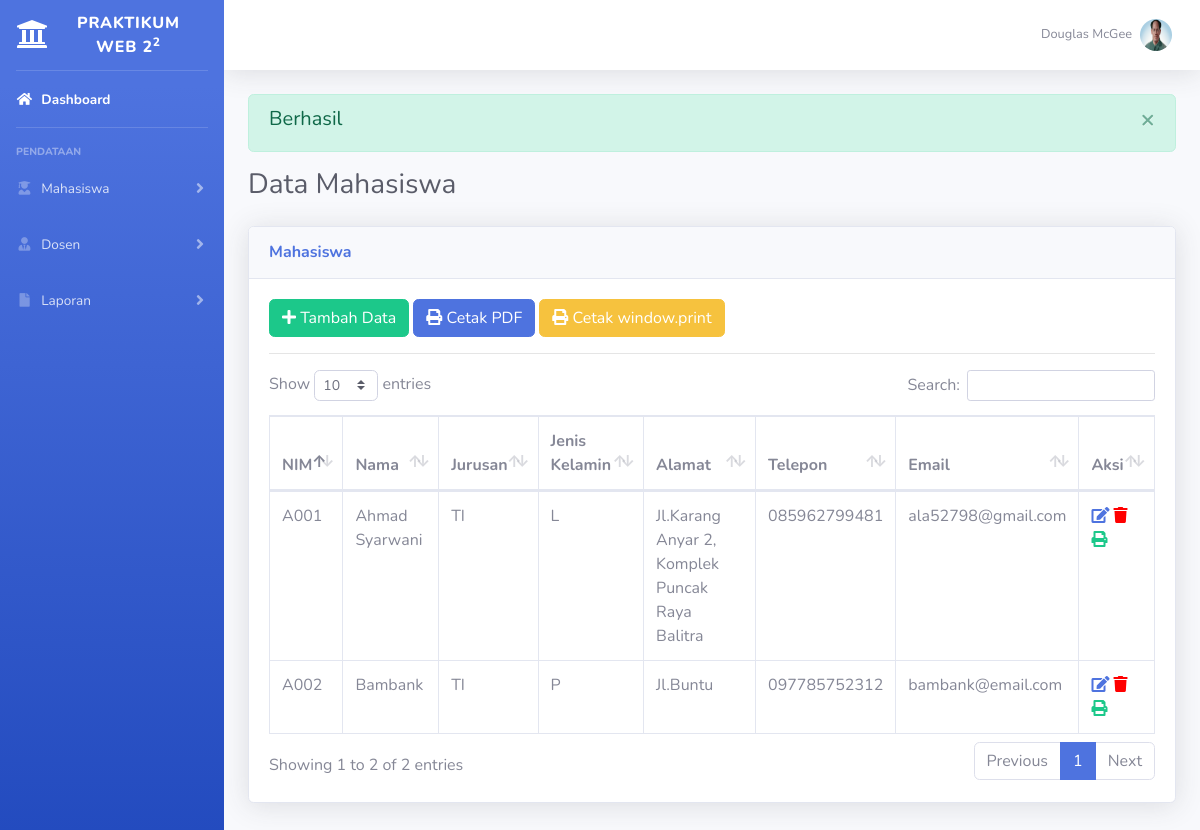
The app's page /?page=mahasiswa-read (signed in) with its own data.
### tables this page shows
CREATE TABLE `tb_mahasiswa` (
  `id` int(11) NOT NULL,
  `nim` varchar(10) NOT NULL,
  `nama` varchar(50) NOT NULL,
  `jurusan` varchar(2) NOT NULL,
  `jenis_kelamin` enum('L','P') NOT NULL,
  `alamat` text NOT NULL,
  `telepon` varchar(15) NOT NULL,
  `email` varchar(100) NOT NULL
);

### partials/pages/mahasiswa/mahasiswaRead.php (the view, shortened to what this page needs)
<?php
    if (isset($_SESSION['hasil'])) {
        if ($_SESSION['hasil']) {
?>
    <div class="alert alert-success alert-dismissible fade show" role="alert">
        <h5>Berhasil</h5>
        <button type="button" class="close" data-dismiss="alert" aria-label="Close">
            <span aria-hidden="true">&times;</span>
        </button>
    </div>
<?php
    }
    }
?>
    <div class="d-sm-flex align-items-center justify-content-between mb-4">
        <h1 class="h3 mb-0 text-gray-800">Data Mahasiswa</h1>
    </div>
        <div class="row">
                <div class="col-lg-12 mb-4">
                    <div class="card shadow mb-4">
                        <div class="card-header py-3">
                            <h6 class="m-0 font-weight-bold text-primary">Mahasiswa</h6>
                        </div>
                        <div class="card-body">
                            <a href="?page=mahasiswa-add" class="btn btn-success">
                                <i class="fas fa-plus"></i>
                                Tambah Data
                            </a>
                            <a href="partials/pages/cetak/cetakFpdfMahasiswa.php" class="btn btn-primary">
                                <i class="fas fa-print"></i>
                                Cetak PDF
                            </a>
                            <a href="partials/pages/cetak/cetakMahasiswa.php" class="btn btn-warning">
                                <i class="fas fa-print"></i>
                                Cetak window.print
                            </a>
                            <hr>
                            <div class="table-responsive">
                                <table class="table table-bordered" id="myTable" width="100%" cellspacing="0">
                                    <thead>
                                        <tr>
                                            <th>NIM</th>
                                            <th>Nama</th>
                                            <th>Jurusan</th>
                                            <th>Jenis Kelamin</th>
                                            <th>Alamat</th>
                                            <th>Telepon</th>
                                            <th>Email</th>
                                            <th>Aksi</th>
                                        </tr>
                                    </thead>
                                    <tbody>
                                        <?php
                                        $database = new Database();
                                        $db = $database->getConnection();
                                        $selectSQL = "SELECT * FROM tb_mahasiswa";
                                        $stmt = $db->prepare($selectSQL);
                                        $stmt->execute();
                                        while ($row = $stmt->fetch(PDO::FETCH_ASSOC)) {
                                        ?>
                                        <tr>
                                            <td><?php echo $row['nim'] ?></td>
                                            <td><?php echo $row['nama'] ?></td>
                                            <td><?php echo $row['jurusan'] ?></td>
                                            <td><?php echo $row['jenis_kelamin'] ?></td>
                                            <td><?php echo $row['alamat'] ?></td>
                                            <td><?php echo $row['telepon'] ?></td>
                                            <td><?php echo $row['email'] ?></td>
                                            <td>
                                                <a href="?page=mahasiswa-update&id=<?php echo $row['id'] ?>" class="fas fa-edit"></a>
                                                <a href="?page=mahasiswa-delete&id=<?php echo $row['id'] ?>" class="fas fa-trash" style="color: red;"></a>
                                                <a href="#" class="fas fa-print" style="color: #1cc88a;"></a>
                                            </td>
                                        </tr>
                                        <?php } ?>
                                    </tbody>
                                </table>
                            </div>
                        </div>
                    </div>
                </div>
        </div>

### index.php (shortened to what this page needs)
<!DOCTYPE html>
<html lang="en">
<head>
    <link href="vendor/fontawesome-free/css/all.min.css" rel="stylesheet" type="text/css">
    <link href="assets/css/sb-admin-2.min.css" rel="stylesheet">
    <link href="vendor/datatables/dataTables.bootstrap4.min.css" rel="stylesheet">
    <link href="https://cdnjs.cloudflare.com/ajax/libs/select2/4.0.13/css/select2.min.css" rel="stylesheet" />
</head>
<body id="page-top">
    <div id="wrapper">
        <?php
        include 'partials/sidebar.php';
        ?>
        <div id="content-wrapper" class="d-flex flex-column">
            <div id="content">
                <?php
                include 'partials/topbar.php';
                ?>
                <div class="container-fluid">
                    <?php
                    include 'routes.php';
                    ?>
                </div>
            </div>
        </div>
    </div>
</body>
</html>

### partials/sidebar.php (shortened to what this page needs)
<ul class="navbar-nav bg-gradient-primary sidebar sidebar-dark accordion" id="accordionSidebar">
    <a class="sidebar-brand d-flex align-items-center justify-content-center" href="index.html">
        <div class="sidebar-brand-icon ">
            <i class="fas fa-university"></i>
        </div>
        <div class="sidebar-brand-text mx-3">Praktikum Web 2<sup>2</sup></div>
    </a>
    <hr class="sidebar-divider my-0">
    <li class="nav-item active">
        <a class="nav-link" href="?page=home">
            <i class="fas fa-fw fa-home"></i>
            <span>Dashboard</span></a>
    </li>
    <hr class="sidebar-divider">
    <div class="sidebar-heading">
        Pendataan
    </div>
    <li class="nav-item">
        <a class="nav-link collapsed" href="#" data-toggle="collapse" data-target="#collapseOne"
            aria-expanded="true" aria-controls="collapseOne">
            <i class="fas fa-fw fa-user-graduate"></i>
            <span>Mahasiswa</span>
        </a>
    </li>
    <li class="nav-item">
        <a class="nav-link collapsed" href="#" data-toggle="collapse" data-target="#collapseTwo"
            aria-expanded="true" aria-controls="collapseTwo">
            <i class="fas fa-fw fa-user-tie"></i>
            <span>Dosen</span>
        </a>
    </li>
    <li class="nav-item">
        <a class="nav-link collapsed" href="#" data-toggle="collapse" data-target="#collapseThree"
            aria-expanded="true" aria-controls="collapseThree">
            <i class="fas fa-fw fa-file"></i>
            <span>Laporan</span>
        </a>
    </li>
</ul>

### partials/topbar.php (shortened to what this page needs)
<nav class="navbar navbar-expand navbar-light bg-white topbar mb-4 static-top shadow">
    <ul class="navbar-nav ml-auto">
        <li class="nav-item dropdown no-arrow">
            <a class="nav-link dropdown-toggle" href="#" id="userDropdown" role="button"
                data-toggle="dropdown" aria-haspopup="true" aria-expanded="false">
                <span class="mr-2 d-none d-lg-inline text-gray-600 small">Douglas McGee</span>
                <img class="img-profile rounded-circle"
                    src="assets/img/profil.png">
            </a>
        </li>
    </ul>
</nav>

### routes.php (shortened to what this page needs)
<?php
if(isset($_GET['page'])) {
    $page = $_GET['page'];
    if (isset($_SESSION['user_id'])) {
        switch($page) {
                case 'mahasiswa-read':
                    file_exists('partials/pages/mahasiswa/mahasiswaRead.php') ? include 'partials/pages/mahasiswa/mahasiswaRead.php' : include 'partials/pages/404.php';
                    break;
        }
    } else {
        header("Location: login.php");
        exit();
    }
} else {
    include 'partials/pages/home.php';
}
?>

### records on screen
tb_mahasiswa: nim "A001", nama "Ahmad Syarwani", jurusan "TI", jenis_kelamin "L", alamat "Jl.Karang Anyar 2, Komplek Puncak Raya Balitra", telepon "085962799481", email "ala52798@gmail.com"
tb_mahasiswa: nim "A002", nama "Bambank", jurusan "TI", jenis_kelamin "P", alamat "Jl.Buntu", telepon "097785752312", email "bambank@email.com"
